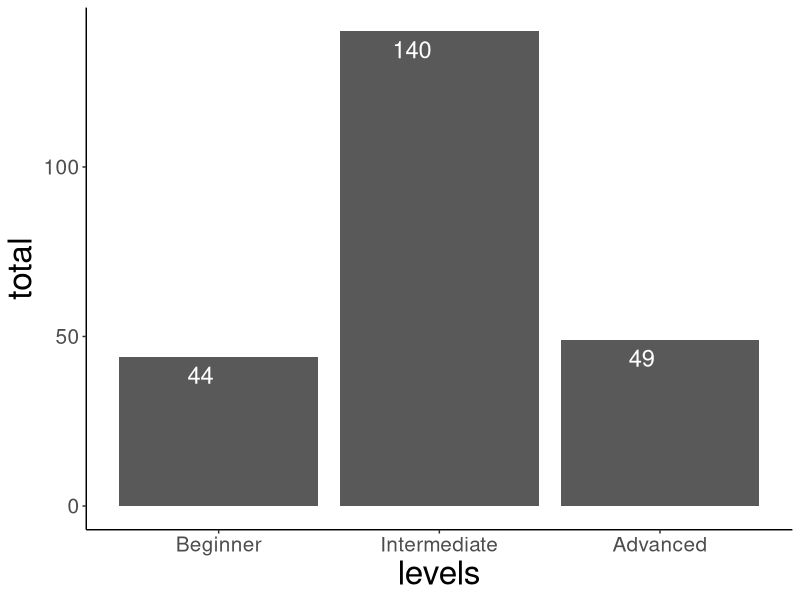
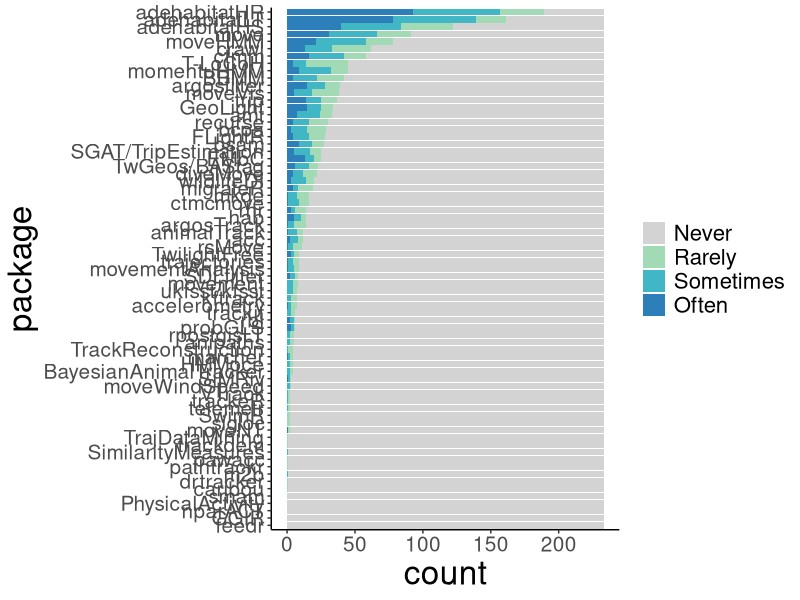
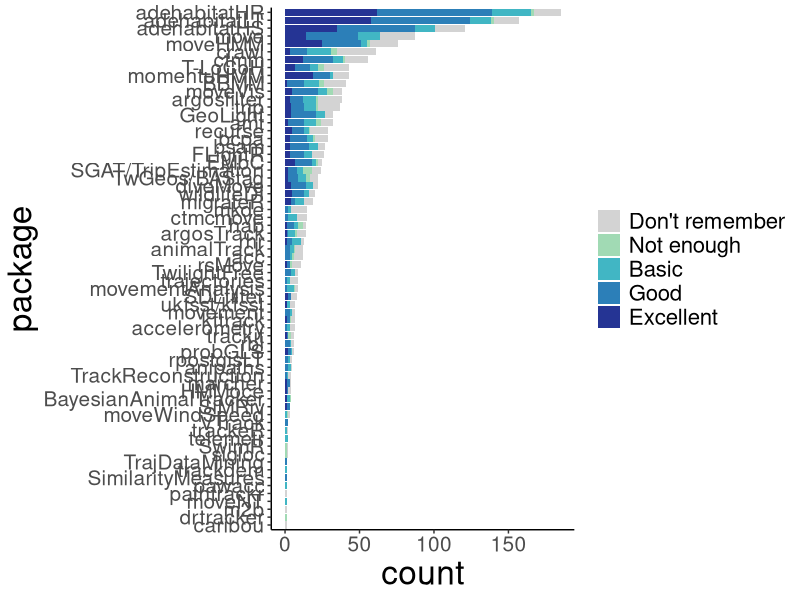
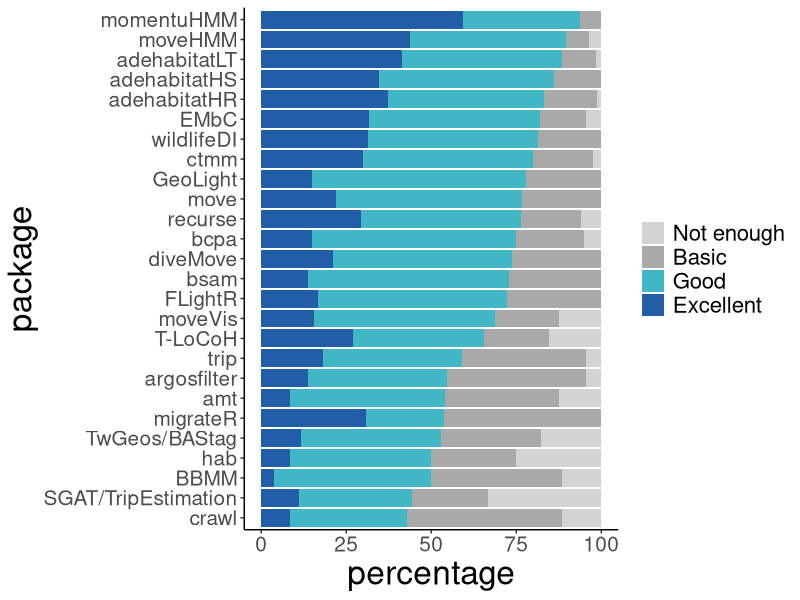
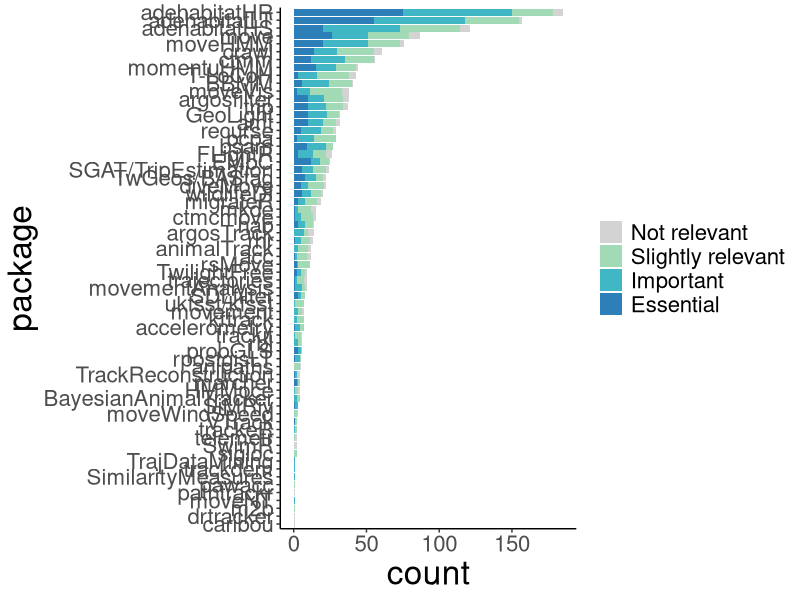
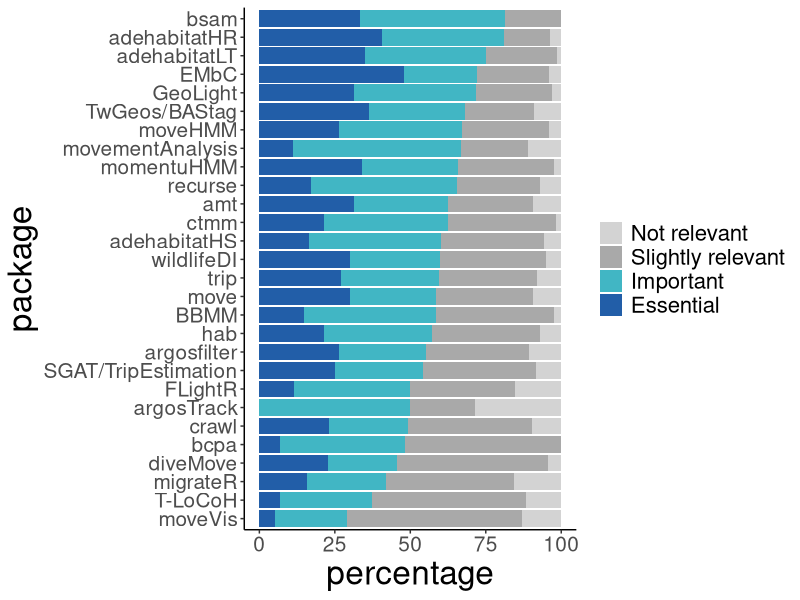
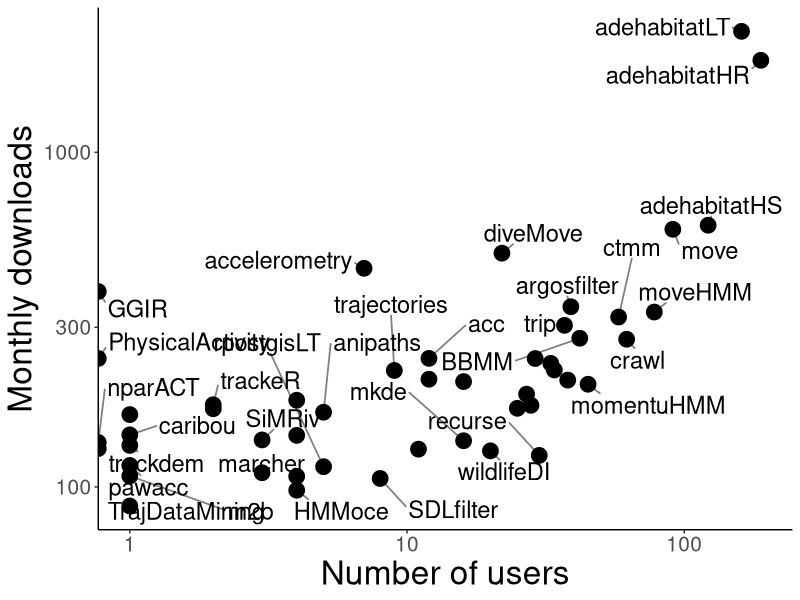

The R script that drew these images, in order:
## ---- chunk 1
knitr::opts_chunk$set(echo = TRUE)
## ---- chunk 2
knitr::opts_chunk$set(echo = TRUE,fig.width=16, fig.height=10)
library(tidyverse)
library(ggplot2)
library(ggrepel)
library(dplyr)
library(reshape)
library(RColorBrewer)
library(kableExtra)
# setwd('~/r_programs/RmovementPaperRep/SurveyPosts')
data <- read.csv("survey_responses_20190130.csv",stringsAsFactors = FALSE) 
data_all <- data %>% 
  filter(completion == 100)

packages <- read_csv('packages_survey_names.csv')
## ---- chunk 3
#knitr::opts_chunk$set(echo = TRUE,fig.width=16, fig.height=8)

### 4. R user
data_question <- data_all[,grep("q4", colnames(data_all))]
categories <- c("Beginner","Intermediate","Advanced")
data_question <- factor(unlist(lapply(strsplit(data_question,'\\:'),'[[',1)),levels=categories)
use_counts <- as.numeric(table(data_question))
prop <- round(as.numeric(prop.table(table(data_question)))*100,1)
use_counts<-data.frame(levels=categories,total=use_counts)
use_counts$levels <- factor(as.character(use_counts$levels),levels=categories)
ggplot(data=use_counts,aes(x=levels,y=total)) + geom_bar(stat="identity", position=position_dodge()) +
  geom_text(aes(label=total), size=6.0, vjust=1.5, hjust=1.2, color="white",
            position = position_dodge(0.9)) +  theme_classic() +
            theme(axis.text.y = element_text( hjust = 1,vjust=0.5),
                  axis.title =element_text(size=24),
                  axis.text =element_text(size=15))

## ---- chunk 4
data_question <- data_all[,grep("q1", colnames(data_all))]
colnames(data_question) <- t(packages)
# I'm dropping trajr that was added in the end and only got 1 response
data_question <- data_question[,-grep("trajr",colnames(data_question))]
packages_new <- packages[-which(packages=="trajr"),]

categories <- c("Never","Rarely","Sometimes","Often")
use_counts <- t(sapply(1:ncol(data_question),function(x){
  data_line <- factor(data_question[,x],levels=categories)
  count_p_use <- as.numeric(table(data_line))
  return(count_p_use)
}))
use_counts<-data.frame(use_counts)
colnames(use_counts) <- categories
rownames(use_counts) <- t(packages_new)
use_counts$package<-row.names(use_counts)

df1<-melt(use_counts,id.vars='package',variable_name='response')
g<-unlist(by(df1, df1$package, function(x) sum(x$value[x$response!='Never'])))

df1$package<-factor(df1$package,levels=names(sort(g,decreasing=F)))
color.pallete<-brewer.pal(5,'YlGnBu')
color.pallete[1]<-'lightgray'
 ggplot(data=df1) + geom_col(aes(x=package, y=value,fill=response)) + ylab('count') +coord_flip() + scale_fill_manual(values=color.pallete) + theme_classic()+
  theme(axis.text.y = element_text( hjust = 1,vjust=0.5),
        axis.title =element_text(size=24),
        axis.text =element_text(size=15),
        legend.text=element_text(size=16),
        legend.title=element_blank())

## ---- chunk 5
kable(use_counts[,1:length(categories)]) %>%
  kable_styling(bootstrap_options = c("striped", "hover", "condensed", "responsive"))
## ---- chunk 6
data_question <- data_all[,grep("q2", colnames(data_all))]
colnames(data_question) <- t(packages)
# I'm dropping trajr that was added in the end and only got 1 response
data_question <- data_question[,-grep("trajr",colnames(data_question))]
packages_new <- packages[-which(packages=="trajr"),]

categories <- c("Not enough","Basic","Good","Excellent", "Don't remember")
use_counts <- t(sapply(1:ncol(data_question),function(x){
  data_line <- factor(data_question[,x],levels=categories)
  count_p_use <- as.numeric(table(data_line))
  return(count_p_use)
}))
use_counts<-data.frame(use_counts)
colnames(use_counts) <- categories
rownames(use_counts) <- t(packages_new)
total_package <- rowSums(use_counts)
use_counts$package<-row.names(use_counts)
use_counts <- use_counts[total_package > 0,]

df1<-melt(use_counts,id.vars='package',variable_name='response')

g<-unlist(by(df1, df1$package, function(x) sum(x$value)))

color.pallete<-brewer.pal(5,'YlGnBu')
color.pallete[1]<-'lightgray'
df1$package<-factor(df1$package,levels=names(sort(g,decreasing=F)))
df1$response<-factor(df1$response,levels=rev(c('Excellent','Good','Basic','Not enough',"Don't remember")))
plot_use <- ggplot(data=df1) + geom_col(aes(x=package, y=value,fill=response)) + ylab('count') +coord_flip() + 
scale_fill_manual(values=color.pallete) +theme_classic() +
  theme(axis.text.y = element_text( hjust = 1,vjust=0.5),
        axis.title =element_text(size=24),
        axis.text =element_text(size=15),
        legend.text=element_text(size=16),
        legend.title=element_blank())
plot_use
## ---- chunk 7
df2<-use_counts[,c("Not enough","Basic","Good","Excellent")]

use_per<-df2/apply(df2,1,sum)*100
use_per$good_excellent<-signif(apply(use_per[,c('Good','Excellent')],1,sum),4)
use_per$counts<-apply(df2[,c('Good','Excellent')],1,sum)
## ---- chunk 8

package_levels<-row.names(use_per[order(use_per$good_excellent,use_per$Excellent, use_per$Good),])

use_per2<-use_per
use_per2[is.na(use_per2)]<-0
use_per2$package<-row.names(use_per2)
use_per2<-subset(use_per2,counts>5)
df1<-melt(subset(use_per2,select=-c(good_excellent,counts)),id.vars='package',variable_name='response')
df1$package<-factor(df1$package, levels=package_levels)


#df1$package<-factor(df1$package,levels=names(sort(g,decreasing=F)))
df1$response<-factor(df1$response,levels=rev(c('Excellent','Good','Basic','Not enough')))
color.pallete<-brewer.pal(4,'YlGnBu')
color.pallete[1:2]<-c('lightgray','darkgray')
#color.pallete[1]<-c('lightgray')
ggplot(data=df1) + geom_col(aes(x=package, y=value,fill=response))  + ylab('percentage') +coord_flip() + 
  scale_fill_manual(values=color.pallete) +theme_classic() +
  theme(axis.text.y = element_text( hjust = 1,vjust=0.5),
        axis.title =element_text(size=24),
        axis.text =element_text(size=15),
        legend.text=element_text(size=16),
        legend.title=element_blank())
## ---- chunk 9
kable(use_counts[,1:length(categories)])%>%
  kable_styling(bootstrap_options = c("striped", "hover", "condensed", "responsive"))
## ---- chunk 10
data_question <- data_all[,grep("q3", colnames(data_all))]
colnames(data_question) <- t(packages)
# I'm dropping trajr that was added in the end and only got 1 response
data_question <- data_question[,-grep("trajr",colnames(data_question))]
packages_new <- packages[-which(packages=="trajr"),]

categories <- c("Not relevant","Slightly relevant","Important","Essential")
use_counts <- t(sapply(1:ncol(data_question),function(x){
  data_line <- factor(data_question[,x],levels=categories)
  count_p_use <- as.numeric(table(data_line))
  return(count_p_use)
}))
use_counts<-data.frame(use_counts)
colnames(use_counts) <- categories
rownames(use_counts) <- t(packages_new)
total_package <- rowSums(use_counts)
use_counts$package<-row.names(use_counts)
use_counts <- use_counts[total_package > 0,]

df1<-melt(use_counts,id.vars='package',variable_name='response')

g<-unlist(by(df1, df1$package, function(x) sum(x$value)))

color.pallete<-brewer.pal(5,'YlGnBu')
color.pallete[1]<-'lightgray'
df1$package<-factor(df1$package,levels=names(sort(g,decreasing=F)))

df1$response<-factor(df1$response,levels=rev(c('Essential','Important','Slightly relevant','Not relevant')))
ggplot(data=df1) + geom_col(aes(x=package, y=value,fill=response)) + 
  ylab('count') +coord_flip() + 
  scale_fill_manual(values=color.pallete) +theme_classic() +
  theme(axis.text.y = element_text( hjust = 1,vjust=0.5),
        axis.title =element_text(size=24),
        axis.text =element_text(size=16),
        legend.text=element_text(size=16),
        legend.title=element_blank())

## ---- chunk 11
df2<-use_counts[,c("Not relevant","Slightly relevant","Important","Essential")]

use_per<-df2/apply(df2,1,sum)*100
use_per$good_excellent<-signif(apply(use_per[,c('Important','Essential')],1,sum),4)
use_per$counts<-apply(df2[,c('Important','Essential')],1,sum)
## ---- chunk 12

package_levels<-row.names(use_per[order(use_per$good_excellent,use_per$Essential, use_per$Important),])

use_per2<-use_per
use_per2[is.na(use_per2)]<-0
use_per2$package<-row.names(use_per2)
use_per2<-subset(use_per2,counts>5)
df1<-melt(subset(use_per2,select=-c(good_excellent,counts)),id.vars='package',variable_name='response')
df1$package<-factor(df1$package, levels=package_levels)
df1$response<-factor(df1$response,levels=c("Not relevant","Slightly relevant","Important","Essential"))
color.pallete<-brewer.pal(4,'YlGnBu')
color.pallete[1:2]<-c('lightgray','darkgray')
#color.pallete[1]<-c('lightgray')
ggplot(data=df1) + geom_col(aes(x=package, y=value,fill=response)) + 
  ylab('percentage') +coord_flip() + 
  scale_fill_manual(values=color.pallete) +theme_classic() +
  theme(axis.text.y = element_text( hjust = 1,vjust=0.5),
        axis.title =element_text(size=24),
        axis.text =element_text(size=15),
        legend.text=element_text(size=16),
        legend.title=element_blank())
## ---- chunk 13
kable(use_counts[,1:length(categories)])%>%
  kable_styling(bootstrap_options = c("striped", "hover", "condensed", "responsive"))
## ---- chunk 14
data_question <- data_all[,grep("q1", colnames(data_all))]
colnames(data_question) <- t(packages)
# I'm dropping trajr that was added in the end and only got 1 response
data_question <- data_question[,-grep("trajr",colnames(data_question))]
packages_new <- packages[-which(packages=="trajr"),]
categories <- c("Never","Rarely","Sometimes","Often")
use_counts <- t(sapply(1:ncol(data_question),function(x){
  data_line <- factor(data_question[,x],levels=categories)
  count_p_use <- as.numeric(table(data_line))
  return(count_p_use)
}))
use_counts<-data.frame(use_counts)
colnames(use_counts) <- categories
rownames(use_counts) <- t(packages_new)
# total_package <- rowSums(use_counts)
use_counts$Package<-row.names(use_counts)
use_counts <- use_counts %>% 
  mutate(users = Rarely + Sometimes + Often)

# 
# matrix_all <- read.csv("Survey_Processed.csv")
# names(matrix_all) <- c("package",names(matrix_all)[2:ncol(matrix_all)])

funciones <- read.csv("RmovementPackagesMetadata-20180904.csv")
matrix_fun <- left_join(use_counts,funciones)
matrix_fun <- matrix_fun[(!is.na(matrix_fun$monthly.downloads)),]
# discarding the packages we did not get users from:
# matrix_fun_2 <- matrix_fun[matrix_fun$users > 0,] # missing: "GGIR"             "nparACT"          "PhysicalActivity" "smam"
# matrix_fun_3 <- matrix_fun[matrix_fun$Use_Counts >= 10,]

ggplot(matrix_fun,aes(x=users, y=monthly.downloads)) +
  geom_point(size=5) +
  xlab('Number of users') + ylab("Monthly downloads") +
  geom_text_repel(label=matrix_fun$Package,  segment.size=0.6,force=3,segment.alpha=.5,hjust=0,box.padding=0.5,min.segment.length=.1,size=6, direction = "both") +
  scale_x_continuous(trans='log10')+
  scale_y_continuous(trans='log10') +theme_classic() +
  theme(axis.text.y = element_text( hjust = 1,vjust=0.5),
        axis.title =element_text(size=24),
        axis.text =element_text(size=15))
# cor(matrix_fun$users,matrix_fun$monthly.downloads,use="pairwise.complete.obs")
# cor(matrix_fun_2$users,matrix_fun_2$monthly.downloads,use="pairwise.complete.obs")
